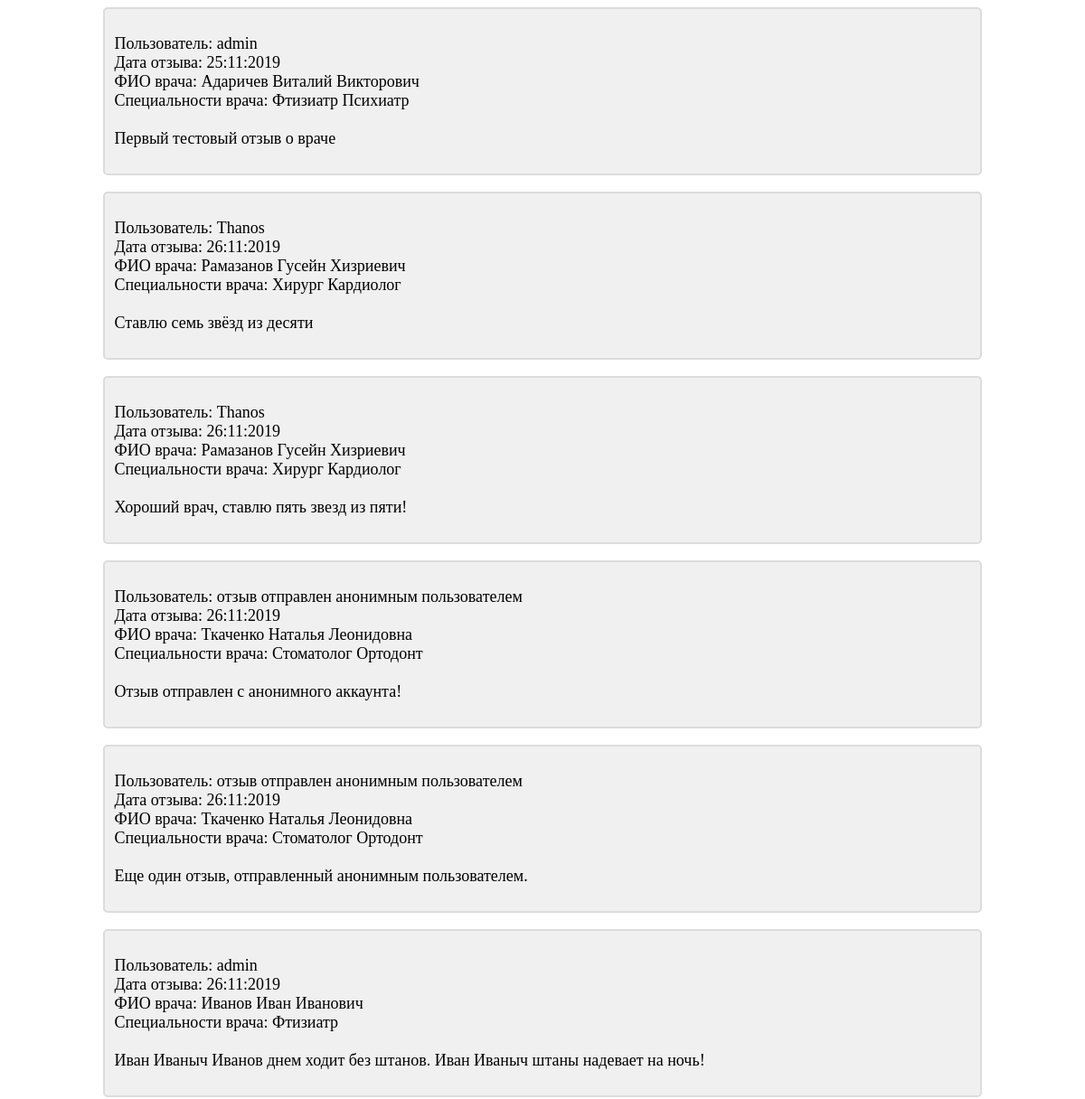
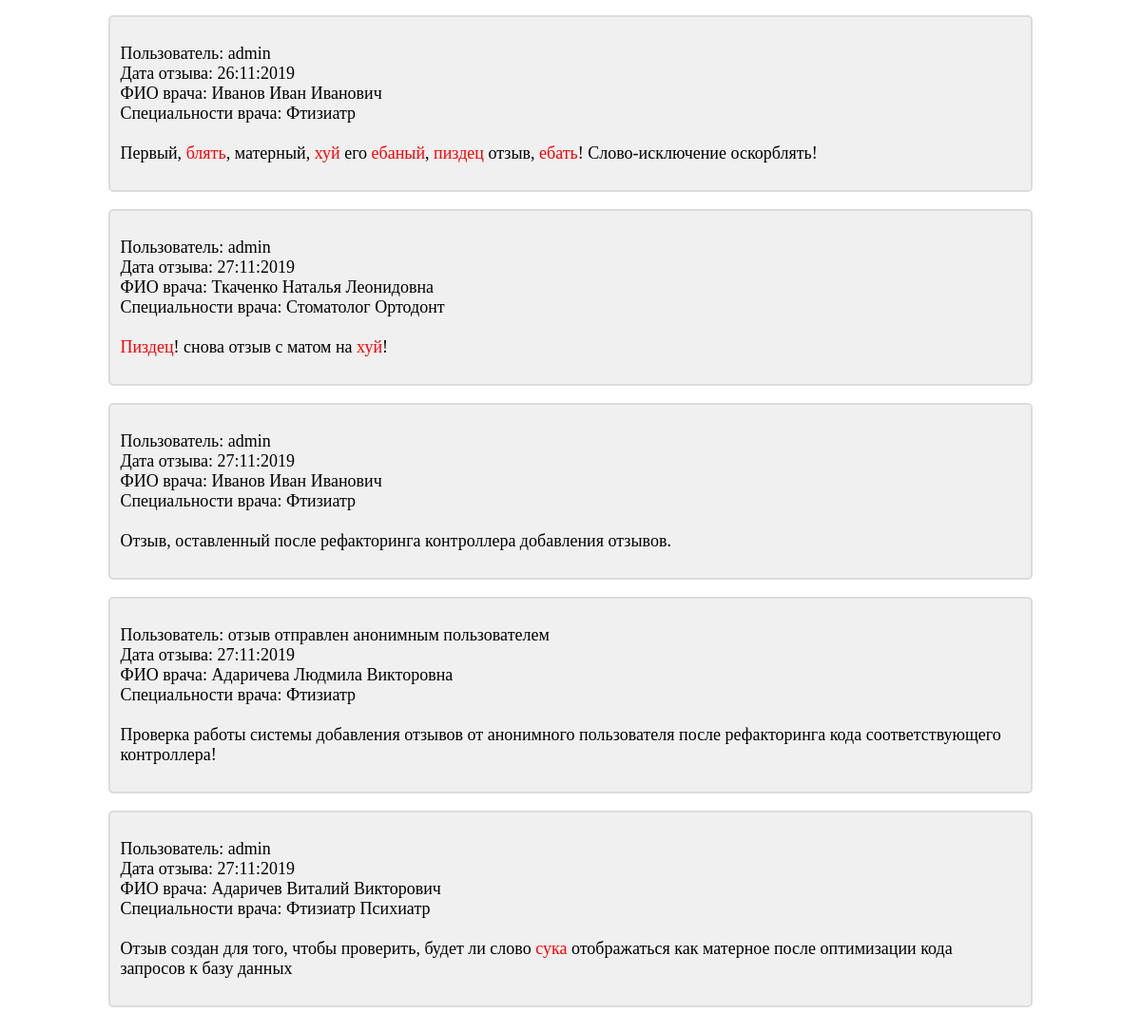
Before: /review/ (signed in) with the older database file (2 pictures, top to bottom).
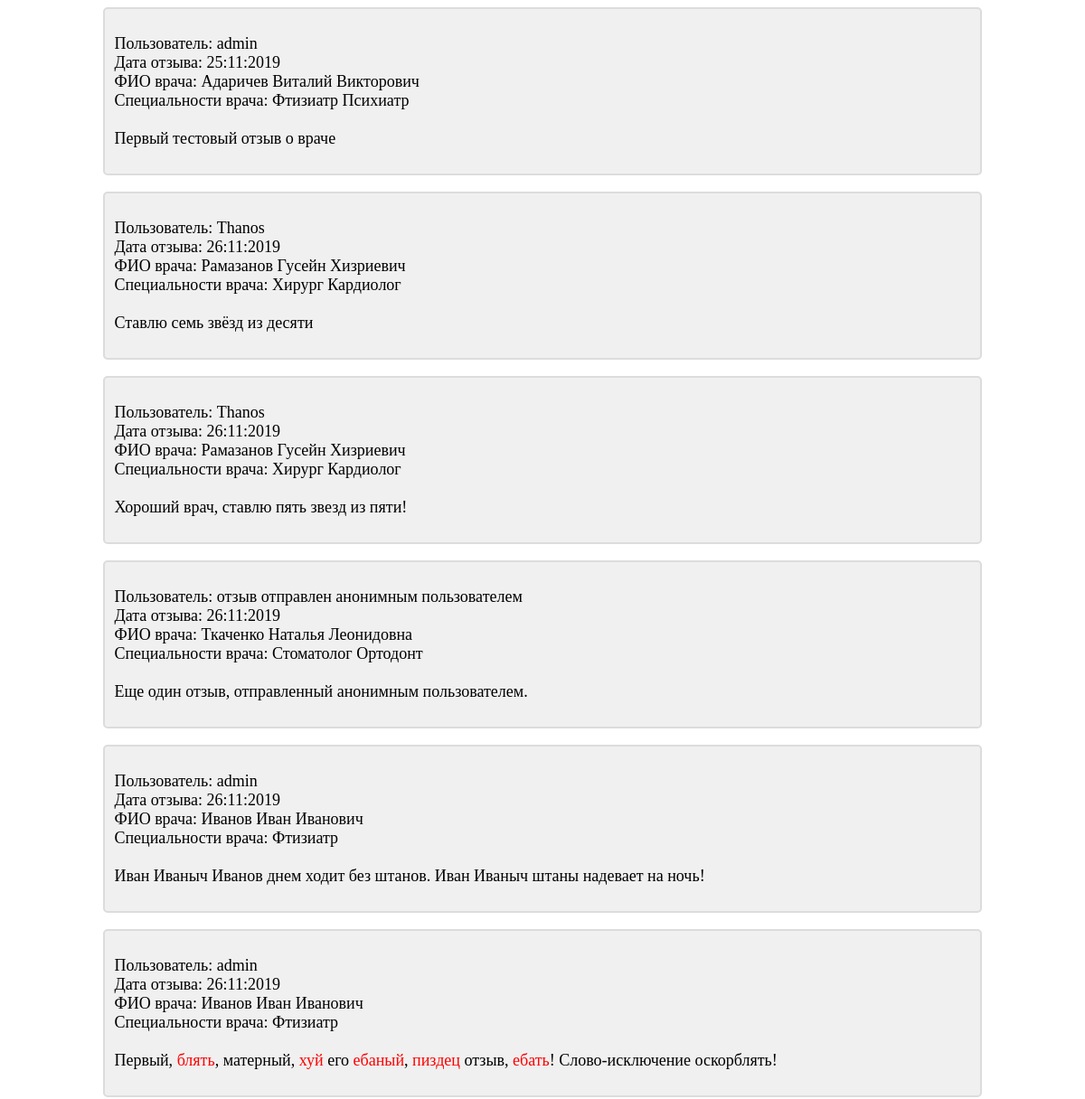
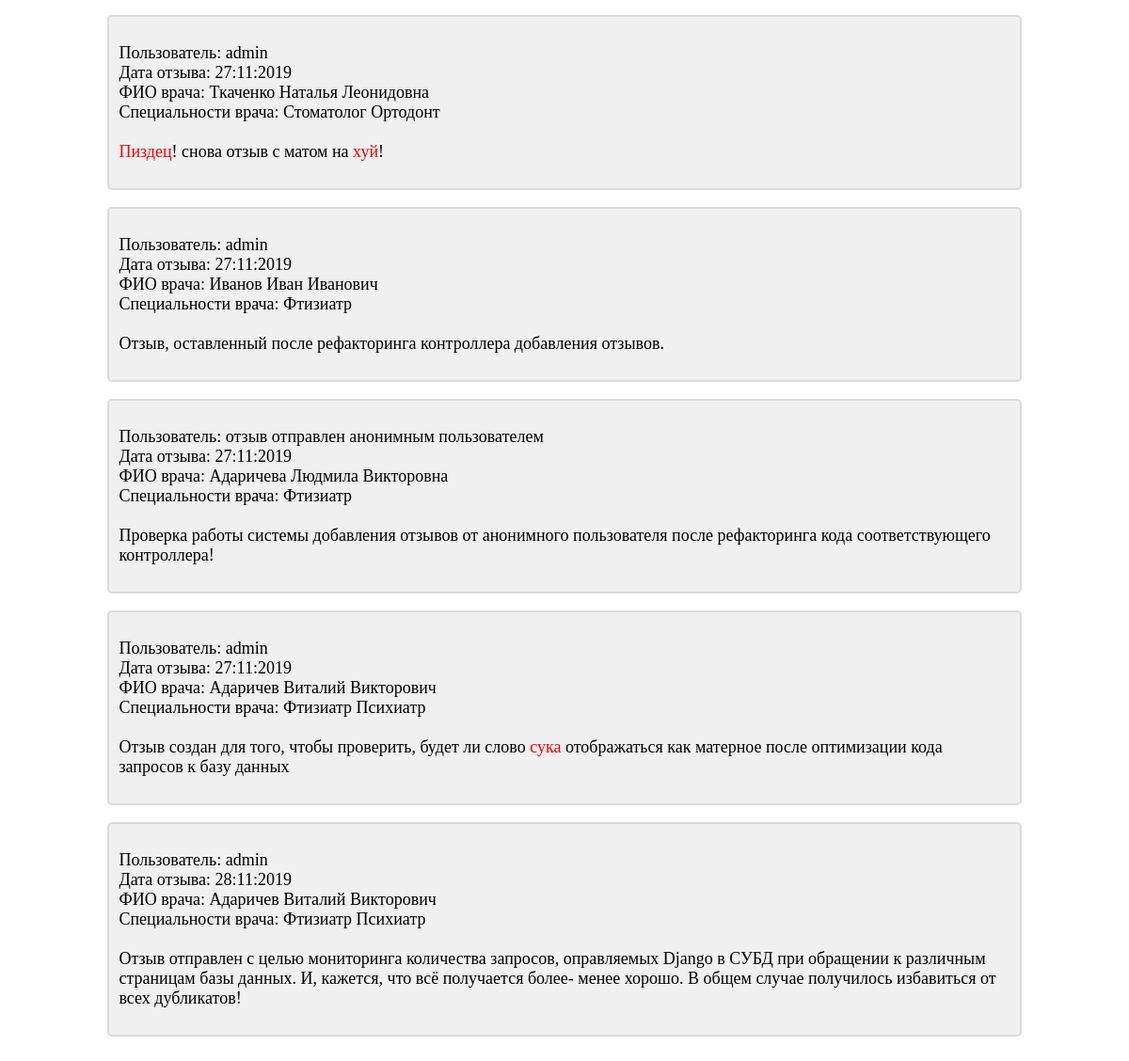
After: the same page with the newer database file (2 pictures, top to bottom).
### main/models.py (models this page shows, shortened)
class Review(models.Model):
    doctor = models.ForeignKey(Doctor, on_delete=models.CASCADE, verbose_name='ФИО врача', db_index=True)
    user = models.ForeignKey(User, null=True, blank=True, on_delete=models.PROTECT,
                             verbose_name='Пользователь, оставивший отзыв', db_index=True)
    dt_created = models.DateTimeField(auto_now_add=True, verbose_name='Дата и время создания отзыва')
    dt_updated = models.DateTimeField(auto_now=True, verbose_name='Дата и время редактирования отзыва')
    origin_text = models.TextField(blank=False, verbose_name='Исходный отзыв')
    finished_text = models.TextField(blank=False, verbose_name='Обработанный отзыв')
    moderation_flag = models.BooleanField(default=False, null=False, verbose_name='Отзыв отмодерирован')
    user_ip = models.GenericIPAddressField(protocol='IPv4', verbose_name='ip-адрес пользователя')
    def __init__(self, *args, **kwargs):
        super().__init__(*args, **kwargs)
        if not self.finished_text:
            self.finished_text = self.create_text_for_moderator()
    class Meta:
        verbose_name = 'Отзыв'
        verbose_name_plural = 'Отзывы'
        ordering = ['dt_created']

class Doctor(models.Model):
    fio = models.CharField(max_length=250, verbose_name='ФИО врача')
    specialty = models.ManyToManyField(Specialty, verbose_name='Специальность врача')
    def __str__(self):
        return self.fio
    class Meta:
        verbose_name = 'ФИО врача'
        verbose_name_plural = 'ФИО врачей'
        indexes = [
            models.Index(fields=['id', 'fio'])
        ]

class Specialty(models.Model):
    name = models.CharField(max_length=100, verbose_name='Специальность')
    def __str__(self):
        return self.name
    class Meta:
        verbose_name = 'Специальность'
        verbose_name_plural = 'Специальности'

### main/views.py (the view)
# urls.py: url(r'^review/$', review, name='review'),
@user_passes_test(lambda user: user.is_staff)
def review(request):
    reviews = Review.objects.select_related(
        'doctor',
        'user'
    ).prefetch_related(
        'doctor__specialty'
    ).filter(
        moderation_flag=True
    )
    context = {'reviews': reviews}
    return render(request, 'main/review.html', context)

### main/templatetags/filters.py (called while the page is built)
def check_wrong_words(text):
    output_text = ''
    for word in text.split():
        word_for_check = sub(r'[^\w]+', '', word)
        need_mark = check_word_for_forbidden(word_for_check) and not check_word_for_permitted(word_for_check)
        if need_mark:
            partitions = word.partition(word_for_check)
            output_text += '<font color="red">'+partitions[1]+'</font>'+partitions[2]+' '
            continue
        output_text += word+' '
    return mark_safe(output_text.rstrip())

def check_word_for_forbidden(word):
    for forbidden in forbidden_list:
        if forbidden.lower() in word.lower():
            return True

def check_word_for_permitted(word):
    for permitted in permitted_list:
        if word.lower() == permitted.lower():
            return True

### templates/main/review.html (shortened to what this page needs)
{% extends 'layout/basic.html' %}
{%  load filters %}
{% block content %}
    {% for review in reviews %}
        <div class="basic_block">
            <p>
                Пользователь:
                {{ review.user|default:"отзыв отправлен анонимным пользователем" }}<br>
                Дата отзыва: {{ review.dt_created|date:"d:m:Y" }}<br>
                ФИО врача: {{ review.doctor }}<br>
                Специальности врача:
                {% for spec in review.doctor.specialty.all %}
                    {{ spec }}
                {% empty %}
                    Для врача не указаны специальности...
                {% endfor %}
                <br><br>
                {{ review.finished_text|check_wrong_words }}
            </p>
        </div>
        <br>
    {% empty %}
        <div class="basic_block">
            <p>
                Простите, но на сайте нет отмодерированных отзывов...
            </p>
        </div>
    {% endfor %}
{% endblock content %}

### templates/layout/basic.html (shortened to what this page needs)
{% load static %}
<!DOCTYPE html>
<html lang="ru">
<head>
    <link rel="stylesheet" href="{% static 'main/style.css' %}">
</head>
<body>
{% block content %}
{% endblock %}
</body>
</html>

### main/static/main/style.css (style rules this page uses)
.basic_block { font-size: large; background-color: RGB(240, 240, 240); border: 2px solid RGB(220, 220, 220); border-radius: 5px; padding: 10px; margin-left: auto; margin-right: auto; width: 80%; overflow: hidden; }

Changed rows visible on the page:
removed Review: user "отзыв отправлен анонимным пользователем", dt_created "26:11:2019", doctor "Ткаченко Наталья Леонидовна", finished_text|check_wrong_words "Отзыв отправлен с анонимного аккаунта!", Specialty (name "Стоматолог"), Specialty (name "Ортодонт")
added Review: user "admin", dt_created "28:11:2019", doctor "Адаричев Виталий Викторович", finished_text|check_wrong_words "Отзыв отправлен с целью мониторинга количества запросов, оправляемых Django в СУБД при обращении к различным страницам базы данных. И, кажется, что всё получается более- менее хорошо. В общем случае получилось избавиться от всех дубликатов!", Specialty (name "Фтизиатр"), Specialty (name "Психиатр")
